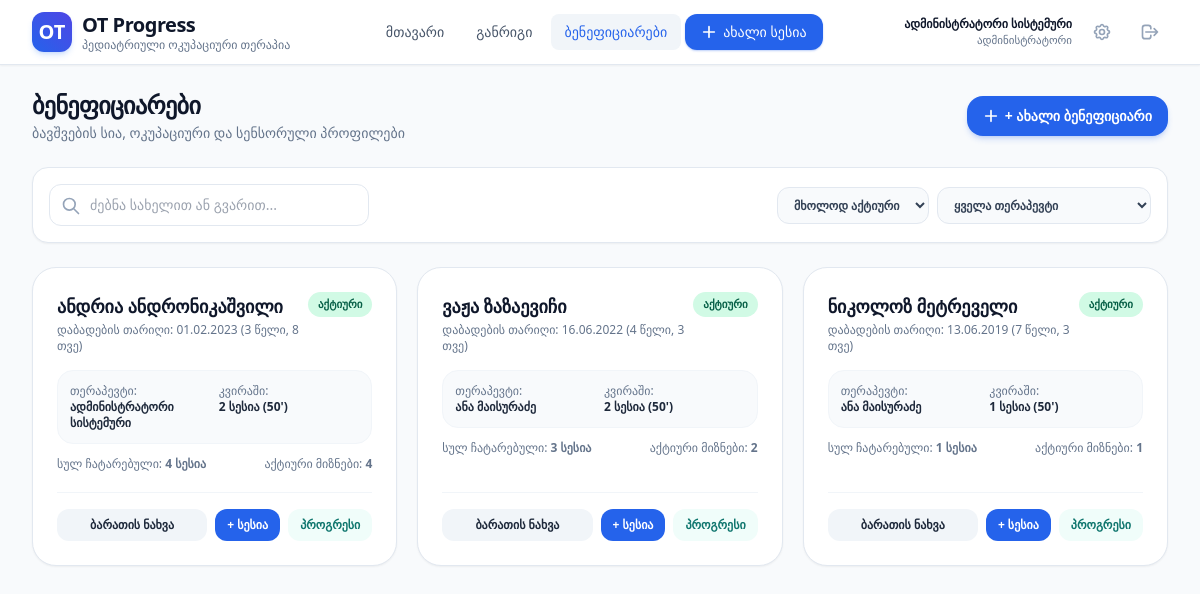
Screenshot of /beneficiaries/ (signed in) with the database file from the repository.
### core/models.py (models this page shows, shortened)
class Beneficiary(models.Model):
    first_name = models.CharField(max_length=100, verbose_name="სახელი")
    last_name = models.CharField(max_length=100, verbose_name="გვარი")
    date_of_birth = models.DateField(verbose_name="დაბადების თარიღი")
    start_date = models.DateField(default=timezone.now, verbose_name="თერაპიის დაწყების თარიღი")
    therapist = models.ForeignKey(
        TherapistProfile,
        on_delete=models.SET_NULL,
        null=True,
        blank=True,
        related_name="beneficiaries",
        verbose_name="თერაპევტი"
    )
    session_duration_minutes = models.PositiveIntegerField(default=50, verbose_name="სესიის ხანგრძლივობა (წთ)")
    weekly_sessions_planned = models.PositiveIntegerField(default=2, verbose_name="კვირაში დაგეგმილი სესიები")
    notes = models.TextField(blank=True, verbose_name="დამატებითი მოკლე ინფორმაცია")
    is_active = models.BooleanField(default=True, verbose_name="აქტიურია")
    created_at = models.DateTimeField(auto_now_add=True, verbose_name="შექმნის დრო")
    class Meta:
        verbose_name = "ბენეფიციარი"
        verbose_name_plural = "ბენეფიციარები"
        ordering = ["first_name", "last_name"]
    @property
    def full_name(self):
        return f"{self.first_name} {self.last_name}"
    @property
    def age_display(self):
        today = date.today()
        if not self.date_of_birth:
            return ""
        years = today.year - self.date_of_birth.year
        months = today.month - self.date_of_birth.month
        if today.day < self.date_of_birth.day:
            months -= 1
        if months < 0:
            years -= 1
            months += 12
        if years <= 0:
            return f"{months} თვე"
        return f"{years} წელი, {months} თვე" if months > 0 else f"{years} წელი"

class TherapistProfile(models.Model):
    user = models.OneToOneField(User, on_delete=models.CASCADE, related_name="therapist_profile")
    phone = models.CharField(max_length=50, blank=True, verbose_name="ტელეფონი")
    title = models.CharField(max_length=150, default="ოკუპაციური თერაპევტი", verbose_name="პროფესიული როლი")
    clinic_name = models.CharField(max_length=200, default="ოკუპაციური თერაპიის ცენტრი", verbose_name="ცენტრი / კლინიკა")
    license_number = models.CharField(max_length=100, blank=True, verbose_name="ლიცენზია / სერტიფიკატი")
    is_admin_role = models.BooleanField(default=False, verbose_name="ადმინისტრატორი")
    class Meta:
        verbose_name = "თერაპევტის პროფილი"
        verbose_name_plural = "თერაპევტების პროფილები"
    def __str__(self):
        full_name = self.user.get_full_name()
        return full_name if full_name else self.user.username

### core/views.py (the view)
# urls.py: path("beneficiaries/", views.beneficiary_list_view, name="beneficiary_list"),
@login_required
def beneficiary_list_view(request):
    search_query = request.GET.get("q", "").strip()
    therapist_id = request.GET.get("therapist", "").strip()
    status_filter = request.GET.get("status", "active")
    beneficiaries = get_user_beneficiaries(request.user)
    if status_filter == "active":
        beneficiaries = beneficiaries.filter(is_active=True)
    elif status_filter == "inactive":
        beneficiaries = beneficiaries.filter(is_active=False)
    if search_query:
        beneficiaries = beneficiaries.filter(
            Q(first_name__icontains=search_query) | Q(last_name__icontains=search_query)
        )
    if therapist_id and request.user.is_superuser:
        beneficiaries = beneficiaries.filter(therapist_id=therapist_id)
    all_therapists = TherapistProfile.objects.all() if request.user.is_superuser else None
    context = {
        "beneficiaries": beneficiaries,
        "search_query": search_query,
        "status_filter": status_filter,
        "therapist_id": therapist_id,
        "all_therapists": all_therapists,
    }
    return render(request, "core/beneficiary_list.html", context)

### core/views.py (called while the page is built)
def get_user_beneficiaries(user):
    if not user.is_authenticated:
        return Beneficiary.objects.none()
    if user.is_superuser or user.is_staff:
        return Beneficiary.objects.all()
    profile, _ = TherapistProfile.objects.get_or_create(user=user)
    if profile.is_admin_role:
        return Beneficiary.objects.all()
    return Beneficiary.objects.filter(Q(therapist=profile) | Q(therapist__isnull=True))

### templates/core/beneficiary_list.html (shortened to what this page needs)
{% extends "base.html" %}
{% block content %}
<div class="space-y-6">  <div class="flex flex-col sm:flex-row sm:items-center sm:justify-between gap-4"> <div> <h1 class="text-2xl font-black text-slate-900 tracking-tight">ბენეფიციარები</h1> <p class="text-sm text-slate-500 mt-0.5">ბავშვების სია, ოკუპაციური და სენსორული პროფილები</p> </div> <a href="{% url 'beneficiary_create' %}"
           class="inline-flex items-center px-4 py-2.5 rounded-2xl bg-blue-600 hover:bg-blue-700 text-white font-bold text-sm shadow-md shadow-blue-600/20 transition transform active:scale-95 self-start sm:self-auto"> <svg class="w-4 h-4 mr-1.5" fill="none" stroke="currentColor" viewBox="0 0 24 24"> <path stroke-linecap="round" stroke-linejoin="round" stroke-width="2.5" d="M12 4v16m8-8H4"></path> </svg> + ახალი ბენეფიციარი
        </a> </div>  <form method="get" class="bg-white p-4 rounded-2xl border border-slate-200 shadow-sm flex flex-col sm:flex-row gap-3 items-center justify-between"> <div class="relative w-full sm:w-80"> <input type="text" name="q" value="{{ search_query }}"
                   placeholder="ძებნა სახელით ან გვარით..."
                   class="w-full pl-10 pr-4 py-2.5 rounded-xl border border-slate-200 text-sm focus:outline-none focus:ring-2 focus:ring-blue-500"> <svg class="w-5 h-5 text-slate-400 absolute left-3 top-3" fill="none" stroke="currentColor" viewBox="0 0 24 24"> <path stroke-linecap="round" stroke-linejoin="round" stroke-width="2" d="M21 21l-6-6m2-5a7 7 0 11-14 0 7 7 0 0114 0z"></path> </svg> </div> <div class="grid grid-cols-2 sm:flex sm:items-center gap-2 w-full sm:w-auto">
            <select name="status" onchange="this.form.submit()"
                    class="w-full sm:w-auto px-3 py-2 rounded-xl border border-slate-200 text-xs font-semibold text-slate-700 bg-slate-50 focus:outline-none">
                <option value="active" {% if status_filter == 'active' %}selected{% endif %}>მხოლოდ აქტიური</option>
            </select>
            {% if all_therapists %}
            <select name="therapist" onchange="this.form.submit()"
                    class="w-full sm:w-auto px-3 py-2 rounded-xl border border-slate-200 text-xs font-semibold text-slate-700 bg-slate-50 focus:outline-none truncate">
                <option value="">ყველა თერაპევტი</option>
            </select>
            {% endif %}
        </div> </form>  <div class="grid grid-cols-1 md:grid-cols-2 lg:grid-cols-3 gap-5"> {% for b in beneficiaries %}
        <div class="bg-white rounded-3xl p-6 border border-slate-200 shadow-sm hover:shadow-md transition flex flex-col justify-between"> <div> <div class="flex items-start justify-between"> <div> <a href="{% url 'beneficiary_detail' b.id %}" class="text-lg font-bold text-slate-900 hover:text-blue-600 transition block"> {{ b.full_name }}
                        </a> <div class="text-xs text-slate-500 mt-0.5"> დაბადების თარიღი: {{ b.date_of_birth|date:"d.m.Y" }} ({{ b.age_display }})
                        </div> </div> {% if b.is_active %}
                    <span class="px-2.5 py-1 rounded-full text-[11px] font-bold bg-emerald-100 text-emerald-800">აქტიური</span> {% else %}
                    <span class="px-2.5 py-1 rounded-full text-[11px] font-bold bg-slate-100 text-slate-600">არააქტიური</span> {% endif %}
                </div> <div class="grid grid-cols-2 gap-2 mt-4 p-3 bg-slate-50 rounded-2xl border border-slate-100 text-xs"> <div> <span class="text-slate-500 block">თერაპევტი:</span> <span class="font-bold text-slate-800">{{ b.therapist|default:"არ არის მიმაგრებული" }}</span> </div> <div> <span class="text-slate-500 block">კვირაში:</span> <span class="font-bold text-slate-800">{{ b.weekly_sessions_planned }} სესია ({{ b.session_duration_minutes }}')</span> </div> </div> <div class="mt-3 flex items-center justify-between text-xs text-slate-500"> <span>სულ ჩატარებული: <strong>{{ b.sessions.count }} სესია</strong></span> <span>აქტიური მიზნები: <strong>{{ b.goals.filter.count }}</strong></span> </div> </div> <div class="mt-5 pt-4 border-t border-slate-100 flex items-center justify-between gap-2"> <a href="{% url 'beneficiary_detail' b.id %}" class="flex-1 py-2 px-3 bg-slate-100 hover:bg-slate-200 text-slate-800 rounded-xl text-xs font-bold text-center transition"> ბარათის ნახვა
                </a> <a href="{% url 'beneficiary_session_create' b.id %}" class="py-2 px-3 bg-blue-600 hover:bg-blue-700 text-white rounded-xl text-xs font-bold transition"> + სესია
                </a> <a href="{% url 'progress' b.id %}" class="py-2 px-3 bg-teal-50 hover:bg-teal-100 text-teal-700 rounded-xl text-xs font-bold transition"> პროგრესი
                </a> </div> </div> {% endfor %}
    </div> </div>
{% endblock %}

### templates/base.html (shortened to what this page needs)
<!DOCTYPE html>
<html lang="ka" class="min-h-screen bg-slate-50">
<head>
    <script src="https://cdn.tailwindcss.com"></script>
</head>
<body class="min-h-screen flex flex-col text-slate-800 antialiased pb-28 md:pb-0">
    <header class="bg-white border-b border-slate-200 sticky top-0 z-30 shadow-sm">
        <div class="max-w-7xl mx-auto px-4 sm:px-6 lg:px-8">
            <div class="flex justify-between h-16">
                <div class="flex items-center space-x-3">
                    <a href="{% url 'dashboard' %}" class="flex items-center space-x-2.5">
                        <div class="w-10 h-10 rounded-xl bg-gradient-to-tr from-blue-600 to-indigo-600 flex items-center justify-center text-white font-bold text-xl shadow-md shadow-blue-500/20">
                            OT
                        </div>
                        <div>
                            <span class="text-xl font-bold tracking-tight text-slate-900 block leading-tight">OT Progress</span>
                            <span class="text-xs text-slate-500 hidden sm:block">პედიატრიული ოკუპაციური თერაპია</span>
                        </div>
                    </a>
                </div>
                {% if user.is_authenticated %}
                <nav class="hidden md:flex items-center space-x-1">
                    <a href="{% url 'dashboard' %}" class="px-3.5 py-2 rounded-lg text-sm font-medium {% if request.resolver_match.url_name == 'dashboard' %}bg-slate-100 text-blue-600{% else %}text-slate-600 hover:text-slate-900 hover:bg-slate-50{% endif %} transition">
                        მთავარი
                    </a>
                    <a href="{% url 'schedule' %}" class="px-3.5 py-2 rounded-lg text-sm font-medium {% if request.resolver_match.url_name == 'schedule' %}bg-slate-100 text-blue-600{% else %}text-slate-600 hover:text-slate-900 hover:bg-slate-50{% endif %} transition">
                        განრიგი
                    </a>
                    <a href="{% url 'beneficiary_list' %}" class="px-3.5 py-2 rounded-lg text-sm font-medium {% if 'beneficiar' in request.resolver_match.url_name %}bg-slate-100 text-blue-600{% else %}text-slate-600 hover:text-slate-900 hover:bg-slate-50{% endif %} transition">
                        ბენეფიციარები
                    </a>
                    <a href="{% url 'session_create' %}" class="ml-2 inline-flex items-center px-4 py-2 rounded-xl text-sm font-medium bg-blue-600 hover:bg-blue-700 text-white shadow-sm shadow-blue-600/30 transition transform active:scale-95">
                        <svg class="w-4 h-4 mr-1.5" fill="none" stroke="currentColor" viewBox="0 0 24 24">
                            <path stroke-linecap="round" stroke-linejoin="round" stroke-width="2.5" d="M12 4v16m8-8H4"></path>
                        </svg>
                        ახალი სესია
                    </a>
                </nav>
                <div class="flex items-center space-x-3">
                    <div class="text-right hidden sm:block">
                        <div class="text-xs font-semibold text-slate-900">{{ user.get_full_name|default:user.username }}</div>
                        <div class="text-[11px] text-slate-500">
                            {% if user.is_superuser %}ადმინისტრატორი{% else %}ოკუპაციური თერაპევტი{% endif %}
                        </div>
                    </div>
                    {% if user.is_superuser %}
                    <a href="/admin/" target="_blank" class="p-2 text-slate-400 hover:text-slate-600 rounded-lg hover:bg-slate-100 transition" title="Django Admin">
                    </a>
                    {% endif %}
                    <a href="{% url 'logout' %}" class="p-2 text-slate-400 hover:text-rose-600 rounded-lg hover:bg-rose-50 transition" title="გასვლა">
                        <svg class="w-5 h-5" fill="none" stroke="currentColor" viewBox="0 0 24 24">
                            <path stroke-linecap="round" stroke-linejoin="round" stroke-width="2" d="M17 16l4-4m0 0l-4-4m4 4H7m6 4v1a3 3 0 01-3 3H6a3 3 0 01-3-3V7a3 3 0 013-3h4a3 3 0 013 3v1"></path>
                        </svg>
                    </a>
                </div>
                {% endif %}
            </div>
        </div>
    </header>
    <main class="flex-1 max-w-7xl mx-auto px-4 sm:px-6 lg:px-8 py-6 w-full">
        {% block content %}{% endblock %}
    </main>
</body>
</html>

### templates/base.html (style rules this page uses)
body { font-family: system-ui, -apple-system, 'Segoe UI', Roboto, 'Helvetica Neue', Arial, 'Sylfaen', sans-serif; -webkit-tap-highlight-color: transparent; }

### rows the page displays
Beneficiary: full_name "ანდრია ანდრონიკაშვილი", date_of_birth "01.02.2023", age_display "3 წელი, 8 თვე", is_active "აქტიური", therapist "ადმინისტრატორი სისტემური", weekly_sessions_planned "2", session_duration_minutes "50", sessions.count "4", goals.filter.count "4"
Beneficiary: full_name "ვაჟა ზაზაევიჩი", date_of_birth "16.06.2022", age_display "4 წელი, 3 თვე", is_active "აქტიური", therapist "ანა მაისურაძე", weekly_sessions_planned "2", session_duration_minutes "50", sessions.count "3", goals.filter.count "2"
Beneficiary: full_name "ნიკოლოზ მეტრეველი", date_of_birth "13.06.2019", age_display "7 წელი, 3 თვე", is_active "აქტიური", therapist "ანა მაისურაძე", weekly_sessions_planned "1", session_duration_minutes "50", sessions.count "1", goals.filter.count "1"

### other values shown
{{ user.get_full_name|default:user.username }} "ადმინისტრატორი სისტემური"
